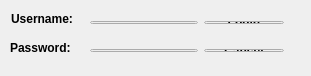
<?xml version="1.0" encoding="UTF-8"?>
<ui version="4.0">
 <class>Login</class>
 <widget class="QMainWindow" name="Login">
  <property name="geometry">
   <rect>
    <x>0</x>
    <y>0</y>
    <width>311</width>
    <height>76</height>
   </rect>
  </property>
  <property name="windowTitle">
   <string>Login</string>
  </property>
  <property name="windowIcon">
   <iconset>
    <normaloff>../../ICON/CougarICON.ico</normaloff>../../ICON/CougarICON.ico</iconset>
  </property>
  <widget class="QWidget" name="centralWidget">
   <widget class="QLabel" name="label">
    <property name="geometry">
     <rect>
      <x>11</x>
      <y>11</y>
      <width>61</width>
      <height>16</height>
     </rect>
    </property>
    <property name="font">
     <font>
      <weight>75</weight>
      <bold>true</bold>
     </font>
    </property>
    <property name="text">
     <string>Username:</string>
    </property>
   </widget>
   <widget class="QLabel" name="label_2">
    <property name="geometry">
     <rect>
      <x>10</x>
      <y>40</y>
      <width>71</width>
      <height>16</height>
     </rect>
    </property>
    <property name="font">
     <font>
      <weight>75</weight>
      <bold>true</bold>
     </font>
    </property>
    <property name="text">
     <string>Password:</string>
    </property>
   </widget>
   <widget class="QWidget" name="">
    <property name="geometry">
     <rect>
      <x>79</x>
      <y>10</y>
      <width>216</width>
      <height>25</height>
     </rect>
    </property>
    <layout class="QHBoxLayout" name="horizontalLayout">
     <item>
      <widget class="QLineEdit" name="lineEdit"/>
     </item>
     <item>
      <widget class="QPushButton" name="pushButton">
       <property name="font">
        <font>
         <weight>75</weight>
         <bold>true</bold>
        </font>
       </property>
       <property name="text">
        <string>Login</string>
       </property>
      </widget>
     </item>
    </layout>
   </widget>
   <widget class="QWidget" name="">
    <property name="geometry">
     <rect>
      <x>79</x>
      <y>38</y>
      <width>216</width>
      <height>25</height>
     </rect>
    </property>
    <layout class="QHBoxLayout" name="horizontalLayout_2">
     <item>
      <widget class="QLineEdit" name="lineEdit_2"/>
     </item>
     <item>
      <widget class="QPushButton" name="pushButton_2">
       <property name="font">
        <font>
         <weight>75</weight>
         <bold>true</bold>
        </font>
       </property>
       <property name="text">
        <string>Cancel</string>
       </property>
      </widget>
     </item>
    </layout>
   </widget>
  </widget>
 </widget>
 <layoutdefault spacing="6" margin="11"/>
 <resources/>
 <connections>
  <connection>
   <sender>pushButton_2</sender>
   <signal>clicked()</signal>
   <receiver>Login</receiver>
   <slot>close()</slot>
   <hints>
    <hint type="sourcelabel">
     <x>256</x>
     <y>50</y>
    </hint>
    <hint type="destinationlabel">
     <x>155</x>
     <y>37</y>
    </hint>
   </hints>
  </connection>
 </connections>
</ui>
